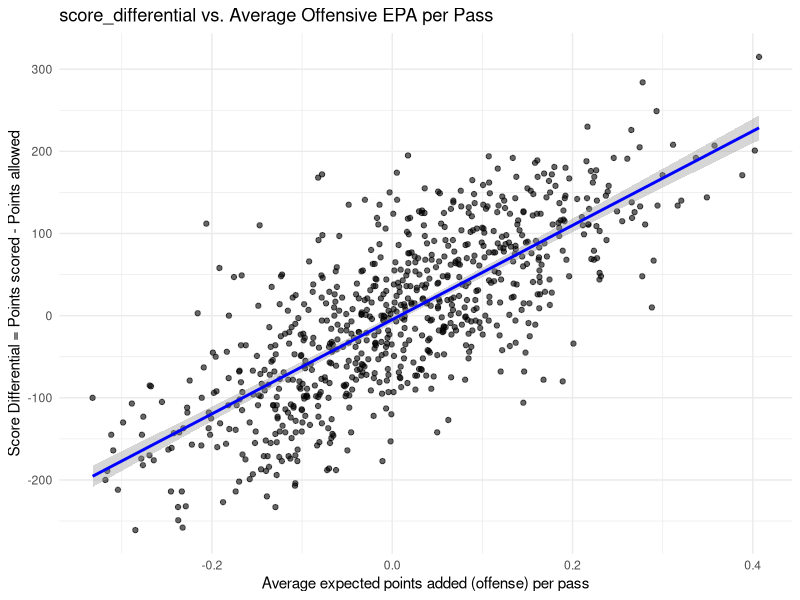

This figure's R source:
## ---- chunk 1
#| warning: false
#| include: false
#| message: false
#| echo: false
library(ggplot2)

# 1. Read the CSV (adjust the path if needed)
nfl <- read.csv("nfl-team-statistics.csv", stringsAsFactors = FALSE)

# 2. Inspect to confirm column names
# names(nfl)

# 3. Fit a simple linear regression model:
#    score_differential ~ offense_ave_epa_pass (average expected points added per pass play)
lm_model <- lm(score_differential ~ offense_ave_epa_pass, data = nfl)


summary(lm_model)
## ---- chunk 2
#| warning: false
#| message: false
#| echo: false
ggplot(nfl, aes(x = offense_ave_epa_pass, y = score_differential)) +
  geom_point(alpha = 0.6) +
  geom_smooth(method = "lm", se = TRUE, colour = "blue") +
  labs(title = "score_differential vs. Average Offensive EPA per Pass",
       x = "Average expected points added (offense) per pass",
       y = "Score Differential = Points scored - Points allowed") +
  theme_minimal()
## ---- chunk 3
knitr::kable(
  data.frame(
    Parameter = c("$\\beta_0$ (Intercept)", "$\\beta_1$ (Slope)"),
    Estimate = c(-4.81, 573.77),
    `Standard error` = c(2.42, 18.37),
    `t-value` = c(-1.99, 31.24),
    `p-value` = c(0.047, "< 0.001")
  ),
  booktabs = TRUE,
  caption = "Estimated coefficients from the regression of score differential on average offensive EPA per pass.",
  escape = FALSE
)
